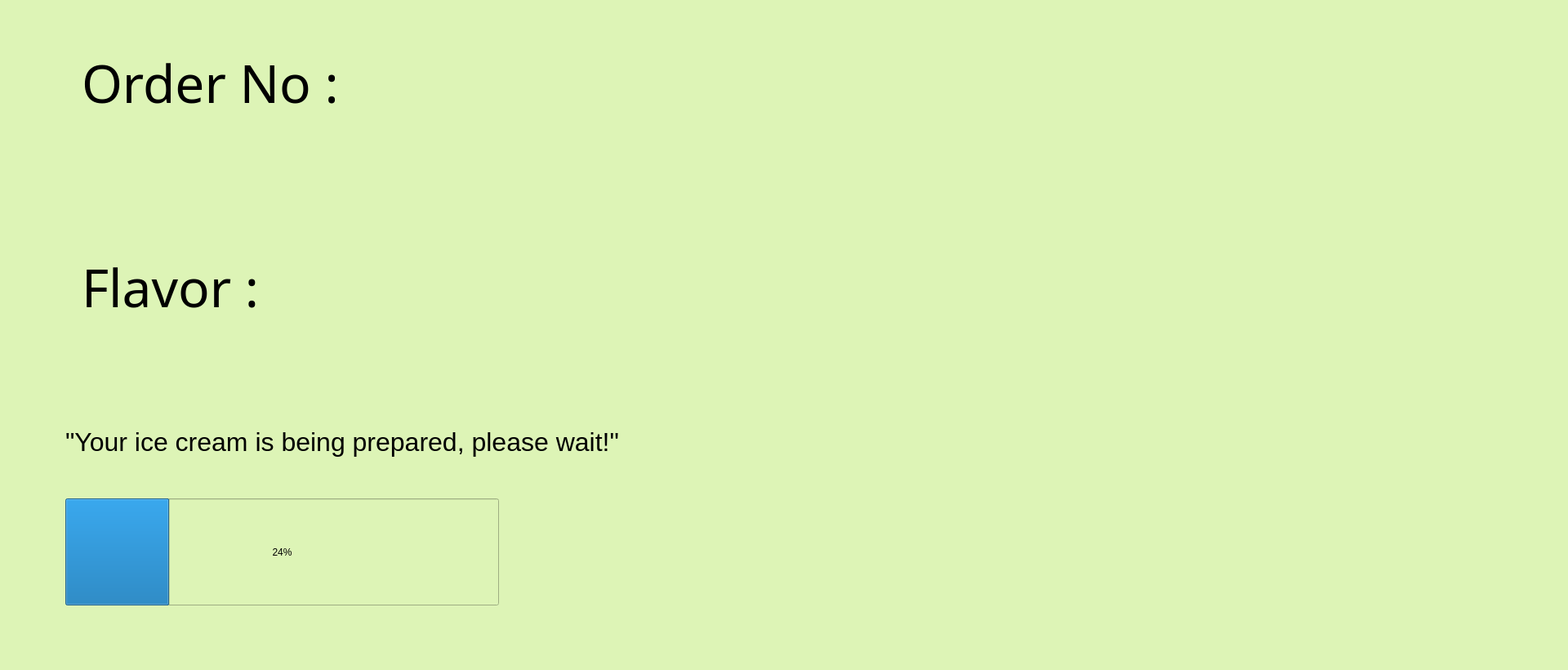
<?xml version="1.0" encoding="UTF-8"?>
<ui version="4.0">
 <class>MainWindow</class>
 <widget class="QMainWindow" name="MainWindow">
  <property name="geometry">
   <rect>
    <x>0</x>
    <y>0</y>
    <width>1920</width>
    <height>820</height>
   </rect>
  </property>
  <property name="windowTitle">
   <string>MainWindow</string>
  </property>
  <property name="styleSheet">
   <string notr="true">background-color: rgb(221, 244, 182);</string>
  </property>
  <widget class="QWidget" name="centralwidget">
   <widget class="QLabel" name="orderno">
    <property name="geometry">
     <rect>
      <x>100</x>
      <y>50</y>
      <width>861</width>
      <height>101</height>
     </rect>
    </property>
    <property name="font">
     <font>
      <family>Dyuthi</family>
      <pointsize>48</pointsize>
      <weight>50</weight>
      <italic>false</italic>
      <bold>false</bold>
      <underline>false</underline>
     </font>
    </property>
    <property name="text">
     <string>Order No :</string>
    </property>
   </widget>
   <widget class="QLabel" name="flavor">
    <property name="geometry">
     <rect>
      <x>100</x>
      <y>190</y>
      <width>811</width>
      <height>321</height>
     </rect>
    </property>
    <property name="font">
     <font>
      <family>Dyuthi</family>
      <pointsize>48</pointsize>
      <weight>50</weight>
      <italic>false</italic>
      <bold>false</bold>
      <underline>false</underline>
     </font>
    </property>
    <property name="text">
     <string>Flavor :</string>
    </property>
   </widget>
   <widget class="QLabel" name="cup">
    <property name="geometry">
     <rect>
      <x>1200</x>
      <y>480</y>
      <width>421</width>
      <height>311</height>
     </rect>
    </property>
    <property name="font">
     <font>
      <family>Uroob</family>
      <pointsize>56</pointsize>
      <weight>75</weight>
      <bold>true</bold>
     </font>
    </property>
    <property name="styleSheet">
     <string notr="true">image: url(:/icon/Screenshot_from_2024-07-04_14-18-45-removebg-preview (1).png);
background-color: rgba(191, 64, 64, 0);</string>
    </property>
    <property name="text">
     <string/>
    </property>
   </widget>
   <widget class="QLabel" name="choco">
    <property name="geometry">
     <rect>
      <x>1090</x>
      <y>150</y>
      <width>631</width>
      <height>631</height>
     </rect>
    </property>
    <property name="font">
     <font>
      <family>Uroob</family>
      <pointsize>56</pointsize>
      <weight>75</weight>
      <bold>true</bold>
     </font>
    </property>
    <property name="styleSheet">
     <string notr="true">image: url(:/icon/Screenshot_from_2024-07-04_12-20-15-removebg-preview.png);
background-color: rgba(191, 64, 64, 0);</string>
    </property>
    <property name="text">
     <string/>
    </property>
   </widget>
   <widget class="QLabel" name="mint">
    <property name="geometry">
     <rect>
      <x>1090</x>
      <y>150</y>
      <width>631</width>
      <height>631</height>
     </rect>
    </property>
    <property name="font">
     <font>
      <family>Uroob</family>
      <pointsize>56</pointsize>
      <weight>75</weight>
      <bold>true</bold>
     </font>
    </property>
    <property name="styleSheet">
     <string notr="true">image: url(:/icon/Screenshot_from_2024-07-04_12-20-02-removebg-preview.png);
background-color: rgba(191, 64, 64, 0);</string>
    </property>
    <property name="text">
     <string/>
    </property>
   </widget>
   <widget class="QLabel" name="strawberry">
    <property name="geometry">
     <rect>
      <x>1170</x>
      <y>150</y>
      <width>470</width>
      <height>631</height>
     </rect>
    </property>
    <property name="font">
     <font>
      <family>Uroob</family>
      <pointsize>56</pointsize>
      <weight>75</weight>
      <bold>true</bold>
     </font>
    </property>
    <property name="styleSheet">
     <string notr="true">image: url(:/icon/Screenshot_from_2024-07-04_12-19-44-removebg-preview.png);
background-color: rgba(191, 64, 64, 0);
</string>
    </property>
    <property name="text">
     <string/>
    </property>
   </widget>
   <widget class="QLabel" name="turkey">
    <property name="geometry">
     <rect>
      <x>1270</x>
      <y>80</y>
      <width>271</width>
      <height>181</height>
     </rect>
    </property>
    <property name="font">
     <font>
      <family>Uroob</family>
      <pointsize>56</pointsize>
      <weight>75</weight>
      <bold>true</bold>
     </font>
    </property>
    <property name="styleSheet">
     <string notr="true">image: url(:/icon/free-icon-turkey-12694430.png);
background-color: rgba(191, 64, 64, 0);</string>
    </property>
    <property name="text">
     <string/>
    </property>
   </widget>
   <widget class="QLabel" name="ordercheck">
    <property name="geometry">
     <rect>
      <x>650</x>
      <y>460</y>
      <width>411</width>
      <height>331</height>
     </rect>
    </property>
    <property name="font">
     <font>
      <family>Dyuthi</family>
      <pointsize>50</pointsize>
      <weight>50</weight>
      <italic>false</italic>
      <bold>false</bold>
      <underline>false</underline>
     </font>
    </property>
    <property name="styleSheet">
     <string notr="true">background-color: rgba(191, 64, 64, 0);</string>
    </property>
    <property name="text">
     <string/>
    </property>
   </widget>
   <widget class="QProgressBar" name="bar">
    <property name="geometry">
     <rect>
      <x>80</x>
      <y>610</y>
      <width>531</width>
      <height>131</height>
     </rect>
    </property>
    <property name="value">
     <number>24</number>
    </property>
   </widget>
   <widget class="QLabel" name="label_2">
    <property name="geometry">
     <rect>
      <x>80</x>
      <y>520</y>
      <width>731</width>
      <height>41</height>
     </rect>
    </property>
    <property name="font">
     <font>
      <pointsize>24</pointsize>
     </font>
    </property>
    <property name="text">
     <string>&quot;Your ice cream is being prepared, please wait!&quot;</string>
    </property>
   </widget>
   <zorder>choco</zorder>
   <zorder>mint</zorder>
   <zorder>strawberry</zorder>
   <zorder>orderno</zorder>
   <zorder>flavor</zorder>
   <zorder>cup</zorder>
   <zorder>turkey</zorder>
   <zorder>ordercheck</zorder>
   <zorder>bar</zorder>
   <zorder>label_2</zorder>
  </widget>
  <widget class="QMenuBar" name="menubar">
   <property name="geometry">
    <rect>
     <x>0</x>
     <y>0</y>
     <width>1920</width>
     <height>22</height>
    </rect>
   </property>
  </widget>
  <widget class="QStatusBar" name="statusbar"/>
 </widget>
 <resources/>
 <connections/>
</ui>
